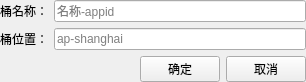
<?xml version="1.0" encoding="UTF-8"?>
<ui version="4.0">
 <class>UiCreateBucketDialog</class>
 <widget class="QWidget" name="UiCreateBucketDialog">
  <property name="geometry">
   <rect>
    <x>0</x>
    <y>0</y>
    <width>306</width>
    <height>79</height>
   </rect>
  </property>
  <property name="windowTitle">
   <string>Form</string>
  </property>
  <layout class="QFormLayout" name="formLayout">
   <property name="leftMargin">
    <number>0</number>
   </property>
   <property name="topMargin">
    <number>0</number>
   </property>
   <property name="rightMargin">
    <number>0</number>
   </property>
   <property name="bottomMargin">
    <number>0</number>
   </property>
   <item row="0" column="0">
    <widget class="QLabel" name="labelName">
     <property name="text">
      <string>桶名称：</string>
     </property>
    </widget>
   </item>
   <item row="0" column="1">
    <widget class="QLineEdit" name="lineName">
     <property name="placeholderText">
      <string>名称-appid</string>
     </property>
    </widget>
   </item>
   <item row="1" column="0">
    <widget class="QLabel" name="labelLocation">
     <property name="text">
      <string>桶位置：</string>
     </property>
    </widget>
   </item>
   <item row="1" column="1">
    <widget class="QLineEdit" name="lineLocation">
     <property name="placeholderText">
      <string>ap-shanghai</string>
     </property>
    </widget>
   </item>
   <item row="2" column="0" colspan="2">
    <layout class="QHBoxLayout" name="horizontalLayout">
     <item>
      <spacer name="horizontalSpacer">
       <property name="orientation">
        <enum>Qt::Horizontal</enum>
       </property>
       <property name="sizeHint" stdset="0">
        <size>
         <width>40</width>
         <height>20</height>
        </size>
       </property>
      </spacer>
     </item>
     <item>
      <widget class="UiPushButton" name="btnOk">
       <property name="text">
        <string>确定</string>
       </property>
      </widget>
     </item>
     <item>
      <widget class="UiPushButton" name="btnCancel">
       <property name="text">
        <string>取消</string>
       </property>
      </widget>
     </item>
    </layout>
   </item>
  </layout>
 </widget>
 <customwidgets>
  <customwidget>
   <class>UiPushButton</class>
   <extends>QPushButton</extends>
   <header>fend/uicom/uipushbutton.h</header>
  </customwidget>
 </customwidgets>
 <resources/>
 <connections/>
</ui>
